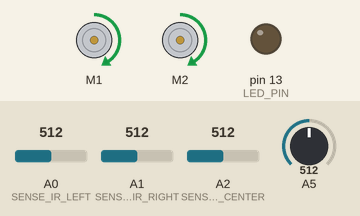
Recording of a sketch running on a simulated Arduino Leonardo, built with avr-gcc and run on an emulated ATmega32U4. Parts: 2 × DC motor (green arrow = forward, orange = backward, longer = faster), output pins drawn as LEDs (lit = HIGH). The inputs (shaded band) are chosen by the test bench; at power-on: A0 (SENSE_IR_LEFT) = 512, A5 = 512, A1 (SENSE_IR_RIGHT) = 512, A2 (SENSE_IR_CENTER) = 512. What the sketch prints to the serial monitor is not drawn.

Above: at 5.2 s.
5.3 s: A0 (SENSE_IR_LEFT) set to 716
At 5.7 s:
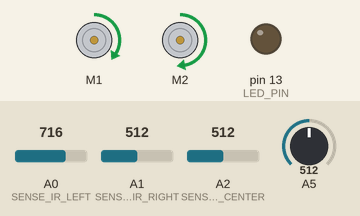
6.8 s: A5 set to 716
At 8.0 s:
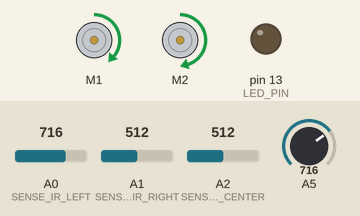
8.3 s: A1 (SENSE_IR_RIGHT) set to 90
At 9.1 s:
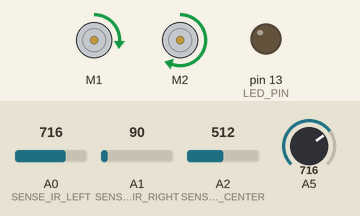
9.8 s: A1 (SENSE_IR_RIGHT) set to 30
At 10.4 s:
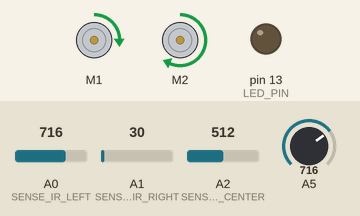
11.3 s: A0 (SENSE_IR_LEFT) set to 992
At 12.5 s:
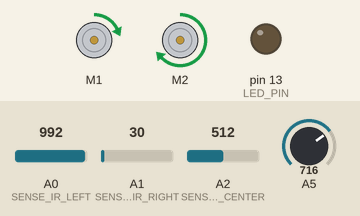
12.8 s: A5 set to 992
At 13.7 s:
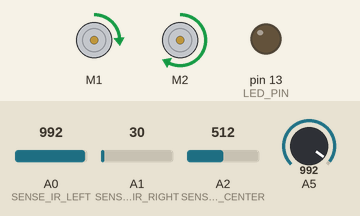
Timing chart, 0 to 15.3 s (numbered marks = the images above; inputs shaded):
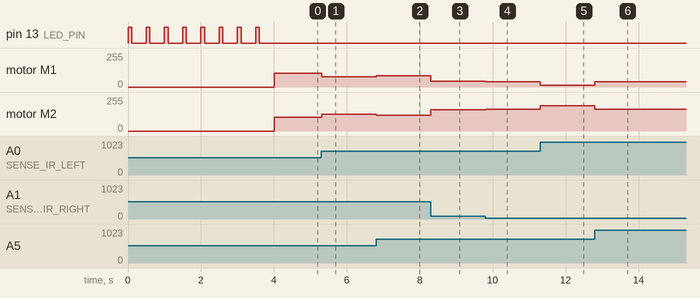

The sketch:

myRobotLineDisplay.ino
```cpp
/****************************************************************************
myRobotLineDisplay.ino

Based on myRobotLine - adds code to display variables in Processing

Created by Michael Margolis 15 July 2012

****************************************************************************/

#include <AFMotor.h>  // adafruit motor shield library
#include "RobotMotor.h"    // 2wd or 4wd motor library

#include "robotDefines.h"  // these were the global defines from myRobot

int speed = MIN_SPEED; // speed in percent when moving along a straight line

enum {DATA_start,DATA_LEFT,DATA_CENTER,DATA_RIGHT,DATA_DRIFT,DATA_L_SPEED,DATA_R_SPEED, DATA_DAMPING,
     DATA_nbrItems};

 char* labels[] =
       {"", "Left Line", "Center Line", "Right Line","Drift", "Left Speed", "Right Speed", "Damping"};

int minRange[] =
              {0,          0,             0,            0,      -1023,         0,    0,    0 };

int maxRange[] =
              {0,        1023,         1023,         1023,        1023,       100,   100,  40};


/// Setup runs at startup and is used configure pins and init system variables
void setup()
{
  Serial.begin(9600);
  blinkNumber(8); // open port while flashing. Needed for Leonardo only

  lookBegin();  /// added Look tab
  moveBegin();  /// added Move tab
  lineSenseBegin();    // initialize sensors
  dataDisplayBegin(DATA_nbrItems, labels, minRange, maxRange );
  Serial.println("Ready");
}

void loop()
{
  int drift = lineSense();
  lineFollow(drift, speed);
  delay(1);
}

// function to indicate numbers by flashing the built-in LED
void blinkNumber( byte number) {
   pinMode(LED_PIN, OUTPUT); // enable the LED pin for output
   while(number--) {
     digitalWrite(LED_PIN, HIGH); delay(100);
     digitalWrite(LED_PIN, LOW);  delay(400);
   }
}

/****************************
   Line  Sensor code
****************************/
void lineSenseBegin()
{

}

//returns drift - 0 if over line, minus value if left, plus if right
int lineSense()
{
  int leftVal = analogRead(SENSE_IR_LEFT);
  int centerVal = analogRead(SENSE_IR_CENTER);
  int rightVal = analogRead(SENSE_IR_RIGHT);

  sendData(DATA_LEFT, leftVal);      // send left sensor value
  sendData(DATA_CENTER, centerVal);  // send center sensor value
  sendData(DATA_RIGHT, rightVal);    // send right sensor values

  int leftSense = centerVal - leftVal;
  int rightSense = rightVal - centerVal;
  int drift = leftVal- rightVal   ;

  sendData(DATA_DRIFT, drift);    // send drift sensor values

  return drift;
}

int lineFollow(int drift, int speed)
{
//int damping =  5; //1 is most sensitive, range 1 to 1023)
  int damping = map(analogRead(5), 0,1023, 1, 40);
  sendData(DATA_DAMPING, damping);

  int leftSpeed   =  constrain(speed - (drift / damping), 0, 100);
  int rightSpeed  =  constrain(speed + (drift / damping), 0, 100);

  sendData(DATA_L_SPEED, leftSpeed);   // send left motor speed
  sendData(DATA_R_SPEED, rightSpeed);  // send right motor speed

  motorForward(MOTOR_LEFT, leftSpeed);
  motorForward(MOTOR_RIGHT, rightSpeed);
}
```

DataDisplay.ino
```cpp
// DataDisplay

void dataDisplayBegin(int nbrItems, char* labels[], int minRange[], int maxRange[] )
{
   for(int i = 1; i < nbrItems; i++)
   {
     sendLabel(i, labels[i]);
     sendRange(i,  minRange[i], maxRange[i]);
   }
}

void sendLabel( int row, char *label)
{
  sendString("Label"); sendValue(row); sendString(label); Serial.println();
}

void sendRange( int row, int min, int max)
{
  sendString("Range"); sendValue(row); sendValue(min); sendValue(max); Serial.println();
}


void sendData(int row, int val)
{
   sendString("Data"); sendValue(row); sendValue(val); Serial.println();
}

void sendValue( int value)
{
   Serial.print(value); Serial.print(",");
}

void sendString(char *string)
{
   Serial.print(string); Serial.print(",");
}
```

IrSensors.ino
```cpp
/****************************
   ir reflectance sensor code
****************************/

const byte NBR_SENSORS = 3;  // this version only has left and right sensors
const byte IR_SENSOR[NBR_SENSORS] = {0, 1, 2}; // analog pins for sensors

int irSensorAmbient[NBR_SENSORS]; // sensor value with no reflection
int irSensorReflect[NBR_SENSORS]; // value considered detecting an object
int irSensorEdge[NBR_SENSORS];    // value considered detecting an edge
boolean isDetected[NBR_SENSORS] = {false,false}; // set true if object detected

const int irReflectThreshold = 10; // % level below ambient to trigger reflection
const int irEdgeThreshold    = 90; // % level above ambient to trigger edge

void irSensorBegin()
{
  for(int sensor = 0; sensor < NBR_SENSORS; sensor++)
     irSensorCalibrate(sensor);
}

// calibrate for ambient light
void irSensorCalibrate(byte sensor)
{
   int ambient = analogRead(IR_SENSOR[sensor]); // get ambient level
  irSensorAmbient[sensor] = ambient;
  // precalculate the levels for object and edge detection
  irSensorReflect[sensor] = (ambient * (long)(100-irReflectThreshold)) / 100;
  irSensorEdge[sensor]    = (ambient * (long)(100+irEdgeThreshold)) / 100;
}

// returns true if an object reflection detected on the given sensor
// the sensor parameter is the index into the sensor array
boolean irSensorDetect(int sensor)
{
  boolean result = false; // default value
  int value = analogRead(IR_SENSOR[sensor]); // get IR light level
  if( value <= irSensorReflect[sensor]) {
       result = true; // object detected (lower value means more reflection)
       if( isDetected[sensor] == false) { // only print on initial detection
         Serial.print(locationString[sensor]);
         Serial.println(" object detected");
       }
   }
   isDetected[sensor] = result;
   return result;
}

boolean irEdgeDetect(int sensor)
{
  boolean result = false; // default value
  int value = analogRead(IR_SENSOR[sensor]); // get IR light level
  if( value >= irSensorEdge[sensor]) {
       result = true; // edge detected (higher value means less reflection)
       if( isDetected[sensor] == false) { // only print on initial detection
         Serial.print(locationString[sensor]);
         Serial.println(" edge detected");
       }
   }
   isDetected[sensor] = result;
   return result;
}
```

Look.ino
```cpp
/**********************
 code to look for obstacles
**********************/

void lookBegin()
{
  irSensorBegin();    // initialize sensors
}

// returns true if the given obstacle is detected
boolean lookForObstacle(int obstacle)
{
  switch(obstacle) {
     case  OBST_FRONT_EDGE: return irEdgeDetect(SENSE_IR_LEFT) && irEdgeDetect(SENSE_IR_RIGHT);
     case  OBST_LEFT_EDGE:  return irEdgeDetect(SENSE_IR_LEFT);
     case  OBST_RIGHT_EDGE: return irEdgeDetect(SENSE_IR_RIGHT);
  }
  return false;
}

// function to check if robot can continue moving when taking evasive action
// returns true if robot is not blocked when moving to avoid obstacles
// this 'placeholder' version always returns true
boolean checkMovement()
{
  return true;
}
```

Move.ino
```cpp
/*************************************
 Drive: mid level movement functions
*************************************/

int moveState = MOV_STOP;   // what robot is doing

int  moveSpeed   = 0;     // move speed stored here (0-100%)
int  speedIncrement = 10; // percent to increase or decrease speed

void moveBegin()
{
   motorBegin(MOTOR_LEFT);
   motorBegin(MOTOR_RIGHT);
   moveStop();
}

void moveLeft()
{
  changeMoveState(MOV_LEFT);
  motorForward(MOTOR_LEFT,  0);
  motorForward(MOTOR_RIGHT, moveSpeed);
}

void moveRight()
{
  changeMoveState(MOV_RIGHT);
  motorForward(MOTOR_LEFT,  moveSpeed);
  motorForward(MOTOR_RIGHT, 0);
}

void moveForward()
{
  changeMoveState(MOV_FORWARD);
  motorForward(MOTOR_LEFT,  moveSpeed);
  motorForward(MOTOR_RIGHT, moveSpeed);
}

void moveBackward()
{
  changeMoveState(MOV_BACK);
  motorReverse(MOTOR_LEFT, moveSpeed);
  motorReverse(MOTOR_RIGHT, moveSpeed);
}

void moveRotate(int angle)
{
  changeMoveState(MOV_ROTATE);
  Serial.print("Rotating ");  Serial.println(angle);
  if(angle < 0)
  {
    Serial.println(" (left)");
    motorReverse(MOTOR_LEFT,  moveSpeed);
    motorForward(MOTOR_RIGHT, moveSpeed);
    angle = -angle;
  }
  else if(angle > 0)
  {
    Serial.println(" (right)");
    motorForward(MOTOR_LEFT,  moveSpeed);
    motorReverse(MOTOR_RIGHT, moveSpeed);
  }
  int ms = rotationAngleToTime(angle, moveSpeed);
  movingDelay(ms);
  moveBrake();
}

void moveStop()
{
  changeMoveState(MOV_STOP);
  motorStop(MOTOR_LEFT);
  motorStop(MOTOR_RIGHT);
}

void moveBrake()
{
  changeMoveState(MOV_STOP);
  motorBrake(MOTOR_LEFT);
  motorBrake(MOTOR_RIGHT);
}

void moveSetSpeed(int speed)
{
  motorSetSpeed(MOTOR_LEFT, speed) ;
  motorSetSpeed(MOTOR_RIGHT, speed) ;
  moveSpeed = speed; // save the value
}

void moveSlower(int decrement)
{
   Serial.print(" Slower: ");
   if( moveSpeed >= speedIncrement + MIN_SPEED)
     moveSpeed -= speedIncrement;
   else moveSpeed = MIN_SPEED;
   moveSetSpeed(moveSpeed);
}


void moveFaster(int increment)
{
  Serial.print(" Faster: ");
  moveSpeed += speedIncrement;
  if(moveSpeed > 100)
     moveSpeed = 100;
  moveSetSpeed(moveSpeed);
}

int moveGetState()
{
 return moveState;
}

/*************************************
 functions to rotate the robot
*************************************/

// return the time in milliseconds to turn the given angle at the given speed
long rotationAngleToTime( int angle, int speed)
{
int fullRotationTime; // time to rotate 360 degrees at given speed

  if(speed < MIN_SPEED)
    return 0; // ignore speeds slower then the first table entry

  angle = abs(angle);

  if(speed >= 100)
    fullRotationTime = rotationTime[NBR_SPEEDS-1]; // the last entry is 100%
  else
 {
    int index = (speed - MIN_SPEED) / SPEED_TABLE_INTERVAL ; // index into speed and time tables
    int t0 =  rotationTime[index];
    int t1 = rotationTime[index+1];    // time of the next higher speed
    fullRotationTime = map(speed,  speedTable[index],  speedTable[index+1], t0, t1);
   // Serial.print("index= ");  Serial.print(index); Serial.print(", t0 = ");  Serial.print(t0);  Serial.print(", t1 = ");  Serial.print(t1);
 }
 // Serial.print(" full rotation time = ");  Serial.println(fullRotationTime);
  long result = map(angle, 0,360, 0, fullRotationTime);
  return result;
}


// rotate the robot from MIN_SPEED to 100% increasing by SPEED_TABLE_INTERVAL
void calibrateRotationRate(int direction, int angle)
{
  Serial.print(locationString[direction]);
  Serial.println(" calibration" );
  for(int speed = MIN_SPEED; speed <= 100; speed += SPEED_TABLE_INTERVAL)
  {

    delay(1000);
    //blinkNumber(speed/10);

    if( direction == DIR_LEFT)
    {    // rotate left
      motorReverse(MOTOR_LEFT,  speed);
      motorForward(MOTOR_RIGHT, speed);
    }
    else if( direction == DIR_RIGHT)
    {    // rotate right
      motorForward(MOTOR_LEFT,  speed);
      motorReverse(MOTOR_RIGHT, speed);
    }
    else
       Serial.println("Invalid direction");


    int time = rotationAngleToTime(angle, speed);

    Serial.print(locationString[direction]);
    Serial.print(": rotate ");
    Serial.print(angle);
    Serial.print(" degrees at speed ");
    Serial.print(speed);
    Serial.print(" for ");
    Serial.print(time);
    Serial.println("ms");
    delay(time);
    motorStop(MOTOR_LEFT);
    motorStop(MOTOR_RIGHT);
    delay(2000); // two second delay between speeds
  }
}

// this is the low level movement state.
// it will differ from the command state when the robot is avoiding obstacles
void changeMoveState(int newState)
{
  if(newState != moveState)
  {
    Serial.print("Changing move state from "); Serial.print( states[moveState]);
    Serial.print(" to "); Serial.println(states[newState]);
    moveState = newState;
  }
}

/************* high level movement functions ****************/

//moves in the given direction at the current speed for the given duration in milliseconds
void timedMove(int direction, int duration)
{
  Serial.print("Timed move ");
  if(direction == MOV_FORWARD) {
    Serial.println("forward");
    moveForward();
  }
  else if(direction == MOV_BACK) {
    Serial.println("back");
    moveBackward();
  }
  else
    Serial.println("?");

  movingDelay(duration);
  moveStop();
}

// check for obstacles while delaying the given duration in ms
void movingDelay(long duration)
{
  long startTime = millis();
  while(millis() - startTime < duration) {
     // function in Look module checks for obstacle in direction of movement
     if(checkMovement() == false) {
        if( moveState != MOV_ROTATE) // rotate is only valid movement
        {
            Serial.println("Stopping in moving Delay()");
            moveBrake();
        }
     }
  }
}
```

robotDefines.h
```cpp
/***** Global Defines ****/

// defines for locations of sensors
const int SENSE_IR_LEFT   = 0;
const int SENSE_IR_RIGHT  = 1;
const int SENSE_IR_CENTER = 2;

// defines for directions
const int DIR_LEFT   = 0;
const int DIR_RIGHT  = 1;
const int DIR_CENTER = 2;

const char* locationString[] = {"Left", "Right", "Center"}; // labels for debug
// see http://arduino.cc/en/Reference/String for more on character string arrays

// obstacles constants
const int OBST_NONE       = 0;  // no obstacle detected
const int OBST_LEFT_EDGE  = 1;  // left edge detected
const int OBST_RIGHT_EDGE = 2;  // right edge detected
const int OBST_FRONT_EDGE = 3;  // edge detect at both left & right sensors

const int LED_PIN = 13;

/// move states:
enum        {MOV_LEFT, MOV_RIGHT, MOV_FORWARD, MOV_BACK, MOV_ROTATE, MOV_STOP};
const char* states[] = {"Left", "Right", "Forward", "Back", "Rotate", "Stop"};

/**** End of Global Defines ****************/
```

Measured:
- after the input at 5.3 s, motor M1: forward 102/255 → forward 76/255 at once; motor M2: forward 102/255 → forward 127/255 at once
- after the input at 6.8 s, motor M1: forward 76/255 → forward 84/255 at once; motor M2: forward 127/255 → forward 119/255 at once
- after the input at 8.3 s, motor M1: forward 84/255 → forward 45/255 at once; motor M2: forward 119/255 → forward 158/255 at once
- after the input at 9.8 s, motor M1: forward 45/255 → forward 40/255 at once; motor M2: forward 158/255 → forward 163/255 at once
- after the input at 11.3 s, motor M1: forward 40/255 → forward 15/255 at once; motor M2: forward 163/255 → forward 188/255 at once
- after the input at 12.8 s, motor M1: forward 15/255 → forward 38/255 at once; motor M2: forward 188/255 → forward 165/255 at once
